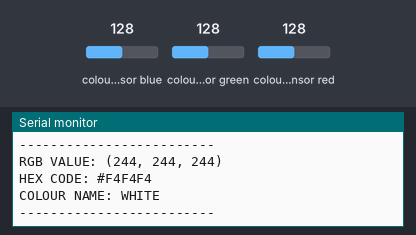
Bench run of a sketch on a simulated Arduino Uno, built with avr-gcc and run on an emulated ATmega328P. Parts: the last lines printed to the serial monitor. Wiring (inferred from the names in the program): TCS3200 colour sensor: output pin 10; S2 pin 4; S3 pin 5; S0 pin 2; S1 pin 3. The inputs (shaded band) are chosen by the test bench; at power-on: colour sensor blue 128, colour sensor green 128, colour sensor red 128.

Above: at 1.2 s.
1.3 s: colour sensor blue set to 5
At 2.2 s:
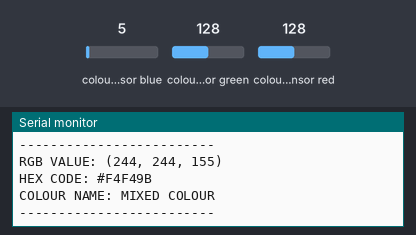
3.2 s: colour sensor green set to 5
At 4.5 s:
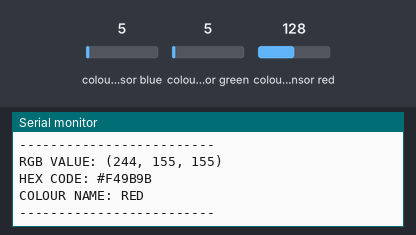
5.5 s: colour sensor red set to 5
At 6.7 s:
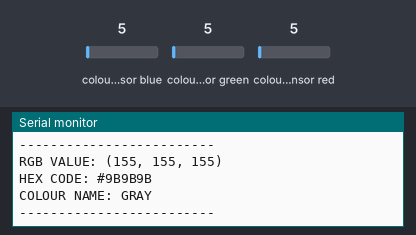
7.7 s: colour sensor blue set to 64
At 8.9 s:
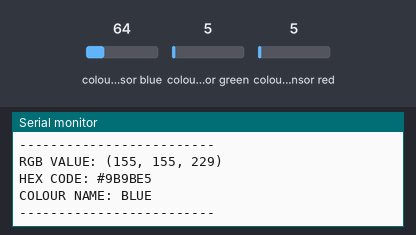
9.9 s: colour sensor green set to 64
At 11.2 s:
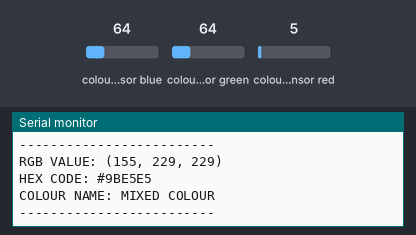
12.9 s: colour sensor red set to 64
At 14.2 s:
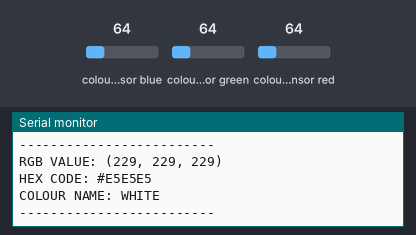
Timing chart, 0 to 15.9 s (numbered marks = the images above; inputs shaded):
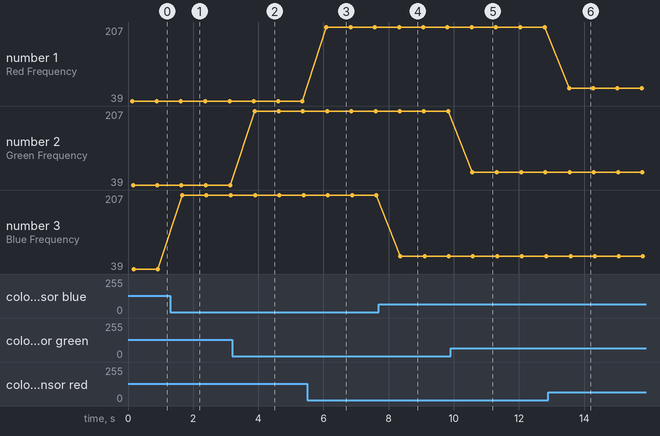

The sketch:

colour_sensor.ino
```cpp
/*
  TCS3200 - 24 Bit RGB Colour Identifier
  Total RGB combinations: 16,777,216

  Board: Arduino UNO
  Sensor: TCS3200
*/

#define S0 2
#define S1 3
#define S2 4
#define S3 5
#define SENSOR_OUT 10

unsigned long redFreq;
unsigned long greenFreq;
unsigned long blueFreq;

int R, G, B;

void setup() {

  pinMode(S0, OUTPUT);
  pinMode(S1, OUTPUT);
  pinMode(S2, OUTPUT);
  pinMode(S3, OUTPUT);

  pinMode(SENSOR_OUT, INPUT);

  // Frequency scaling: 20%
  digitalWrite(S0, HIGH);
  digitalWrite(S1, LOW);

  Serial.begin(9600);

  Serial.println("TCS3200 RGB COLOUR IDENTIFIER");
  Serial.println("24-BIT RGB SYSTEM");
  Serial.println("-----------------------------");
}

unsigned long readColor(int s2, int s3) {

  digitalWrite(S2, s2);
  digitalWrite(S3, s3);

  delay(30);

  unsigned long value = pulseIn(
    SENSOR_OUT, LOW, 100000
  );

  return value;
}

// Convert frequency reading to RGB intensity.
// These limits are initial estimates.
// Calibrate them using actual sensor readings.
int frequencyToRGB(unsigned long frequency,
                   unsigned long minFreq,
                   unsigned long maxFreq) {

  if (frequency == 0) return 0;

  int value = map(
    constrain(frequency, minFreq, maxFreq),
    maxFreq, minFreq,
    0, 255
  );

  return constrain(value, 0, 255);
}

String getColourName(int r, int g, int b) {

  // Basic colour classification

  int maxValue = max(r, max(g, b));
  int minValue = min(r, min(g, b));

  if (maxValue < 35)
    return "BLACK";

  if (minValue > 220)
    return "WHITE";

  if (maxValue - minValue < 20)
    return "GRAY";

  if (r > g && r > b) {
    if (g > b * 1.5) return "ORANGE";
    if (b > g * 1.3) return "PINK";
    return "RED";
  }

  if (g > r && g > b) {
    if (r > b * 1.5) return "YELLOW";
    return "GREEN";
  }

  if (b > r && b > g) {
    if (r > g * 1.3) return "PURPLE";
    return "BLUE";
  }

  if (r > 150 && g > 150 && b < 100)
    return "YELLOW";

  return "MIXED COLOUR";
}

void loop() {

  redFreq = readColor(LOW, LOW);
  greenFreq = readColor(HIGH, HIGH);
  blueFreq = readColor(LOW, HIGH);

  // Initial conversion ranges.
  // Replace after calibration.
  R = frequencyToRGB(redFreq, 20, 500);
  G = frequencyToRGB(greenFreq, 20, 500);
  B = frequencyToRGB(blueFreq, 20, 500);

  String colourName = getColourName(R, G, B);

  // Generate 24-bit HEX colour
  char hexColour[8];

  sprintf(hexColour, "#%02X%02X%02X", R, G, B);

  Serial.println("\n----- COLOUR RESULT -----");

  Serial.print("Red Frequency: ");
  Serial.println(redFreq);

  Serial.print("Green Frequency: ");
  Serial.println(greenFreq);

  Serial.print("Blue Frequency: ");
  Serial.println(blueFreq);

  Serial.println("-------------------------");

  Serial.print("RGB VALUE: (");
  Serial.print(R);
  Serial.print(", ");
  Serial.print(G);
  Serial.print(", ");
  Serial.print(B);
  Serial.println(")");

  Serial.print("HEX CODE: ");
  Serial.println(hexColour);

  Serial.print("COLOUR NAME: ");
  Serial.println(colourName);

  Serial.println("-------------------------");

  delay(500);
}
```

Measured:
- after the input at 1.3 s, the serial monitor: prints a new line after 0.36 s (image 1)
- after the input at 3.2 s, the serial monitor: prints a new line after 0.69 s (image 2)
- after the input at 5.5 s, the serial monitor: prints a new line after 0.59 s (image 3)
- after the input at 7.7 s, the serial monitor: prints a new line after 0.66 s (image 4)
- after the input at 9.9 s, the serial monitor: prints a new line after 0.67 s (image 5)
- after the input at 12.9 s, the serial monitor: prints a new line after 0.64 s (image 6)
- plotted number 3: 39 → 207 after the input at 1.3 s, 207 → 68 after the input at 7.7 s
